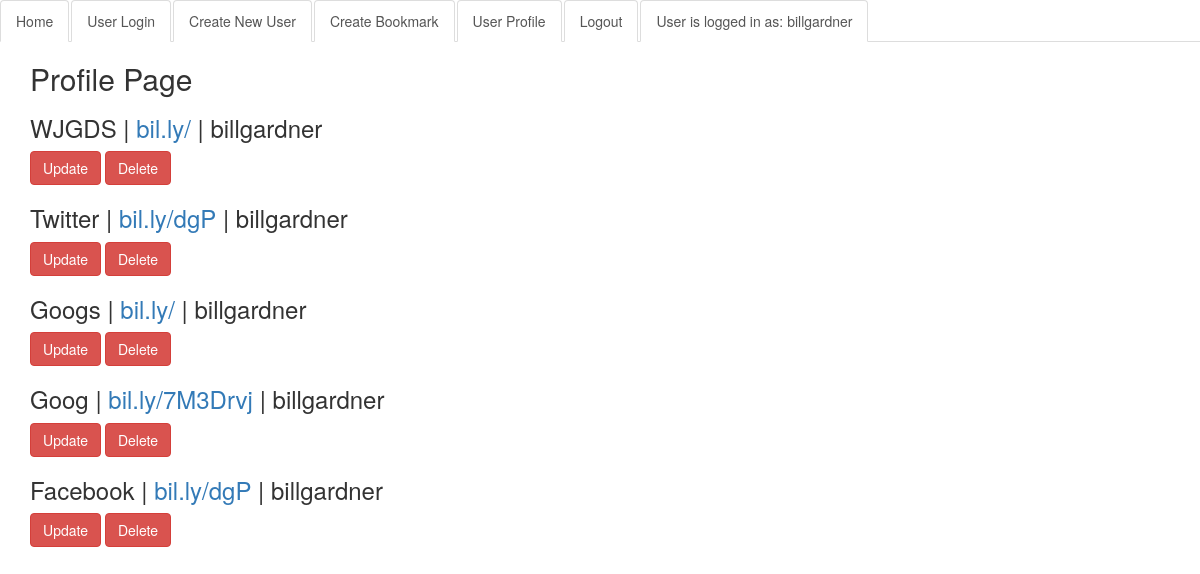
/accounts/profile/ (signed in), run on the app's committed database.
### url/models.py (models this page shows, shortened)
class Url(models.Model):
    url = models.URLField()
    site_name = models.CharField(max_length=60)
    description = models.TextField()
    created = models.DateTimeField(auto_now_add=True)
    hashid = models.CharField(max_length=50)
    user = models.ForeignKey(User)
    class Meta:
        ordering = ['-site_name']

### url/views.py (the view, shortened to what this page needs)
# urls.py: url(r'^accounts/profile/$', login_required(ProfileView.as_view()), name="profile"),
class ProfileView(ListView):
    template_name = "accounts/profile.html"
    def get_queryset(self):
        return Url.objects.filter(user=self.request.user)
    class Meta:
        ordering = ['-site_name']

### templates/accounts/profile.html
{% extends "base.html" %}
{% block content %}
    <h2>Profile Page</h2>
    {% for object in object_list %}
        <h3>{{ object.site_name }}  |  <a href="{{ object.url }}">bil.ly/{{ object.hashid }}</a>  |  {{ object.user }}</h3>
    <a class= "btn btn-danger" href="{% url 'update_bookmark' object.id %}">Update</a>
    <a class= "btn btn-danger" href="{% url 'delete_bookmark' object.id %}">Delete</a>
    {% endfor %}
{% endblock %}

### templates/base.html (shortened to what this page needs)
{% load staticfiles %}
<!DOCTYPE html>
<html lang="en">
<head>
    <link rel="stylesheet" href="{% static 'url/css/bootstrap.min.css' %}">
    <link rel="stylesheet" href="{% static 'url/main.css' %}">
</head>
<body>
    <nav role="navigation">
        <ul class="nav nav-tabs">
          <li role="presentation" class="active"><a href="/">Home</a></li>
          <li role="presentation" class="active"><a href="{% url 'login' %}">User Login</a></li>
          <li role="presentation" class="active"><a href="{% url 'create_user' %}">Create New User</a></li>
          {% if request.user.is_authenticated %}
          <li role="presentation" class="active"><a href="{% url 'create_bookmark' %}">Create Bookmark</a></li>
          <li role="presentation" class="active"><a href="{% url 'profile' %}">User Profile</a></li>
          <li role="presentation" class="active"><a href="{% url 'logout' %}">Logout</a></li>
          <li role="presentation" class="active"><a href="">User is logged in as: {{ request.user }}</a></li>
          {% endif %}
        </ul>
    </nav>
<div class="container">
    {% block content %}{% endblock %}
</div>
</body>
</html>

### data on the page
Url: site_name "WJGDS", user "billgardner"
Url: site_name "Twitter", hashid "dgP", user "billgardner"
Url: site_name "Googs", user "billgardner"
Url: site_name "Goog", hashid "7M3Drvj", user "billgardner"
Url: site_name "Facebook", hashid "dgP", user "billgardner"

### other printed values
{{ request.user }} "billgardner"
